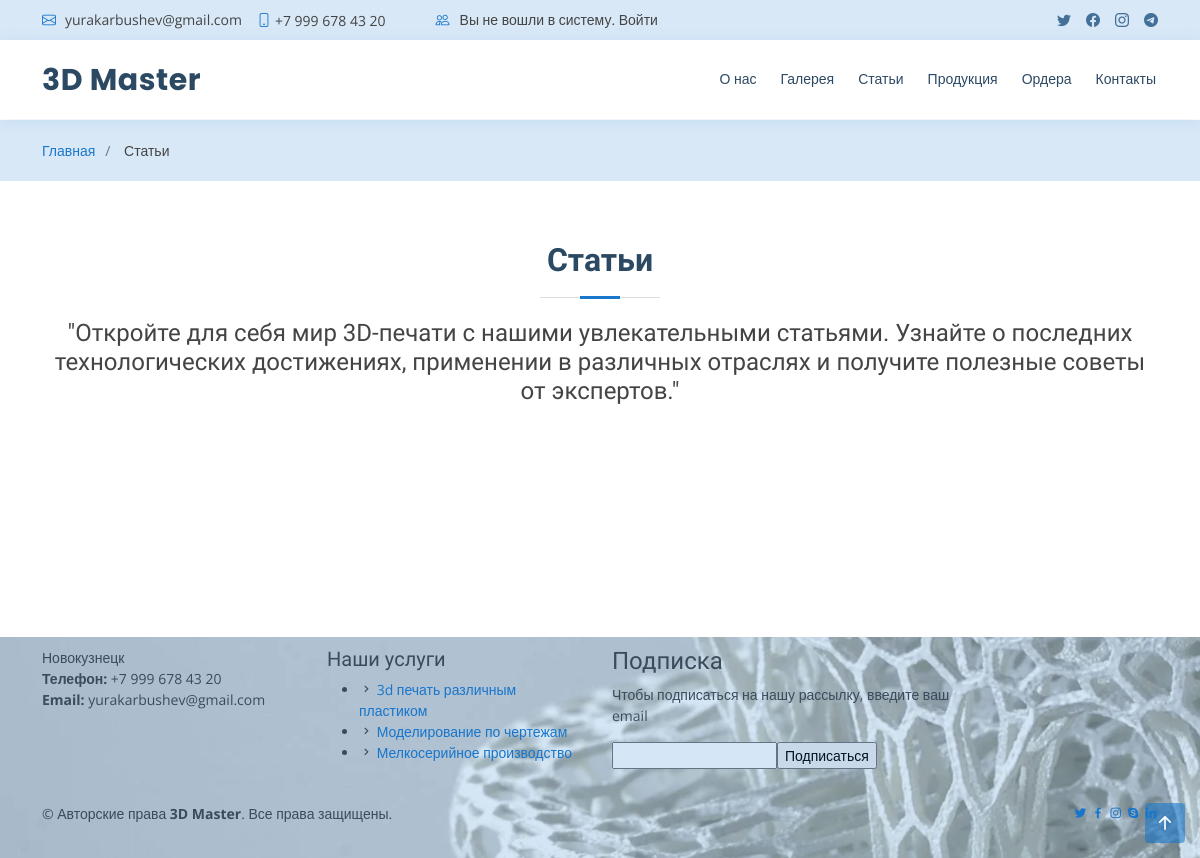
The page /articles/ on the database as committed earlier.
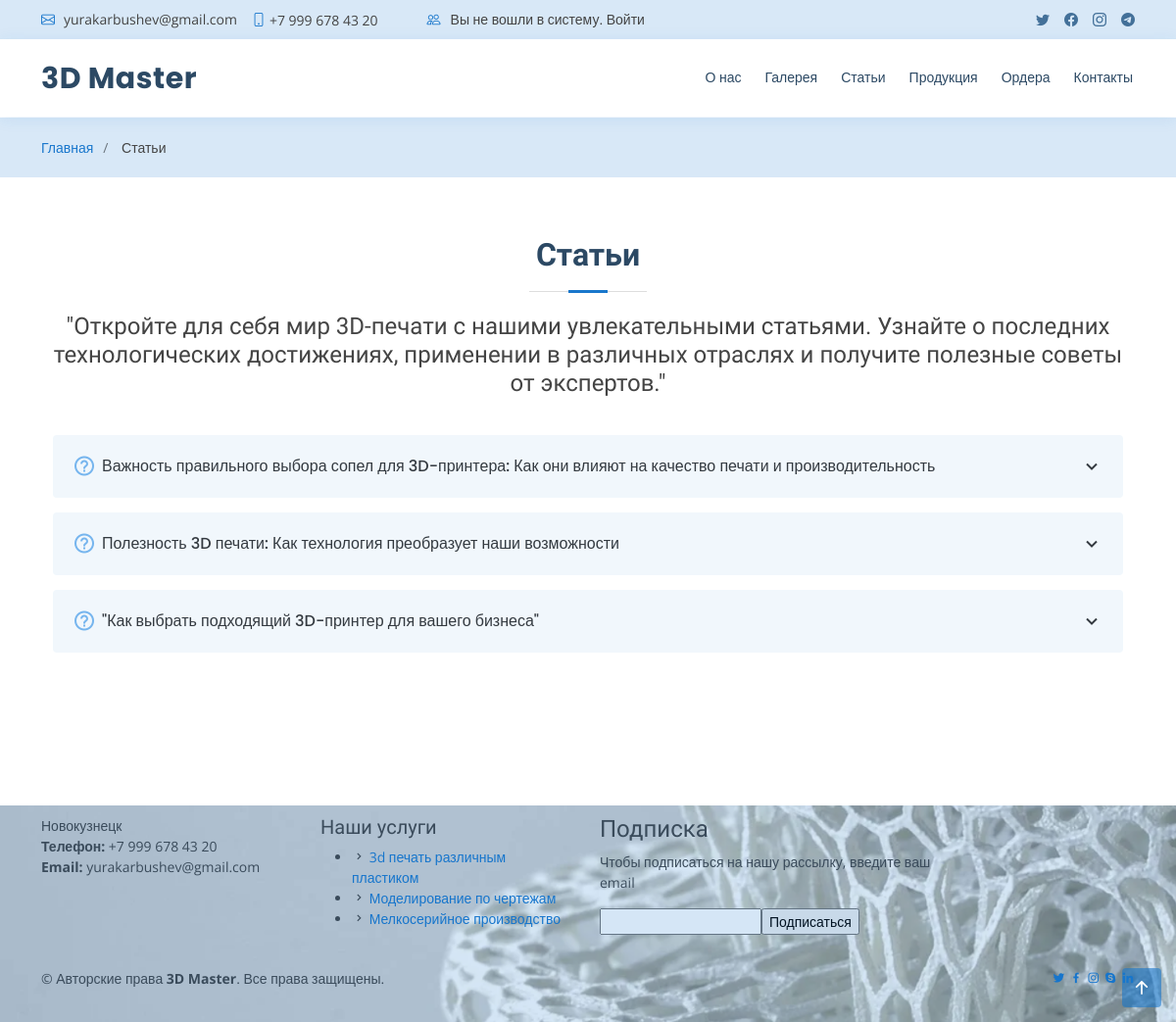
The same page on the database as committed later.
### mainapp/models.py (models this page shows, shortened)
class Article(models.Model):
    title = models.CharField(max_length=200)
    content = models.TextField()

### mainapp/views.py (the view)
# urls.py: path('articles/', articles, name='articles'),
def articles(request):
    articles = Article.objects.all()
    content = {
        'title': 'Статьи',
        'articles': articles,
        **COMMON_CONTENT
    }
    logger.debug(f"Страница {content['title']} успешно загружена!")
    return render(request, 'mainapp/articles.html', content)

### mainapp/templates/mainapp/articles.html (shortened to what this page needs)
{% extends 'base.html' %}
{% load static %}
{% block content %}
<section id="faq" class="faq section-bg">
    <div class="container">
        <div class="section-title">
            <h2>{{ title }}</h2>
            <h4>
                "Откройте для себя мир 3D-печати с нашими увлекательными статьями. Узнайте о последних технологических достижениях, применении в различных отраслях и получите полезные советы от экспертов."
            </h4>
        </div>
        <div class="faq-list">
            <ul>
                {% for article in articles %}
                <li data-aos="fade-up">
                    <i class="bx bx-help-circle icon-help"></i>
                    <a href="#faq-list-{{ forloop.counter }}" class="collapse collapsed" aria-expanded="false" data-bs-toggle="collapse">
                        {{ article.title }}
                        <i class="bx bx-chevron-down icon-show"></i>
                    </a>
                </li>
                {% endfor %}
            </ul>
        </div>
    </div>
</section>
{% endblock %}

Rows that differ between the two databases and show on the page:
added Article: title "Важность правильного выбора сопел для 3D-принтера: Как они влияют на качество печати и производительность"
added Article: title "Полезность 3D печати: Как технология преобразует наши возможности"
added Article: title "\"Как выбрать подходящий 3D-принтер для вашего бизнеса\""
